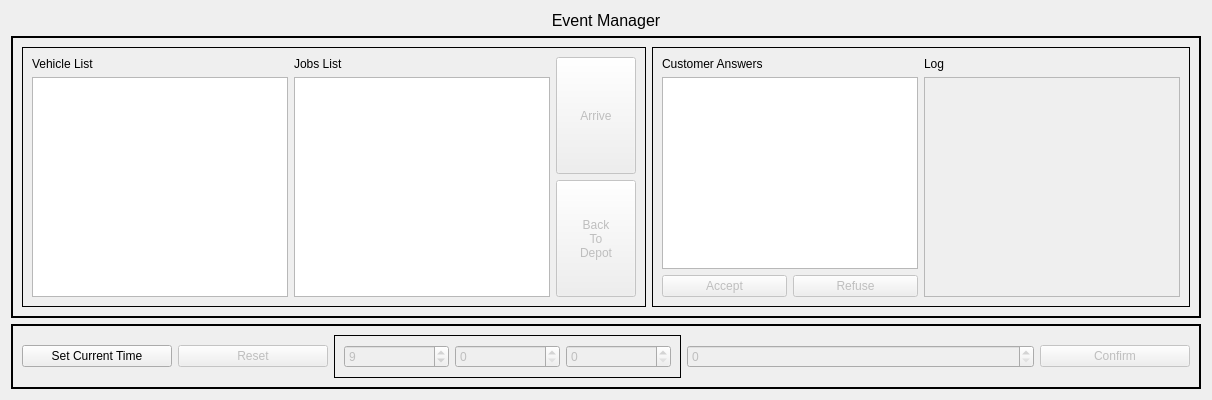
       <widget class="QWidget" name="eventManagerPage">
        <layout class="QVBoxLayout" name="verticalLayout_32">
         <item>
          <layout class="QVBoxLayout" name="verticalLayout_22">
           <item>
            <widget class="QLabel" name="evtManLabel">
             <property name="font">
              <font>
               <pointsize>12</pointsize>
              </font>
             </property>
             <property name="text">
              <string>Event Manager</string>
             </property>
             <property name="alignment">
              <set>Qt::AlignCenter</set>
             </property>
            </widget>
           </item>
           <item>
            <widget class="QFrame" name="frame">
             <property name="frameShape">
              <enum>QFrame::WinPanel</enum>
             </property>
             <layout class="QHBoxLayout" name="horizontalLayout_41">
              <item>
               <widget class="QFrame" name="frame">
                <property name="frameShape">
                 <enum>QFrame::Panel</enum>
                </property>
                <layout class="QHBoxLayout" name="horizontalLayout_55">
                 <item>
                  <layout class="QHBoxLayout" name="horizontalLayout_54">
                   <item>
                    <layout class="QVBoxLayout" name="verticalLayout_23">
                     <item>
                      <layout class="QHBoxLayout" name="horizontalLayout_37">
                       <item>
                        <widget class="QLabel" name="evtVehTableLabel">
                         <property name="text">
                          <string>Vehicle List</string>
                         </property>
                        </widget>
                       </item>
                      </layout>
                     </item>
                     <item>
                      <widget class="QTableWidget" name="evtVehTableWidget"/>
                     </item>
                    </layout>
                   </item>
                   <item>
                    <layout class="QVBoxLayout" name="verticalLayout_29">
                     <item>
                      <layout class="QHBoxLayout" name="horizontalLayout_38">
                       <item>
                        <widget class="QLabel" name="evtJobsTableLabel">
                         <property name="text">
                          <string>Jobs List</string>
                         </property>
                        </widget>
                       </item>
                      </layout>
                     </item>
                     <item>
                      <widget class="QTableWidget" name="evtJobsTableWidget"/>
                     </item>
                    </layout>
                   </item>
                   <item>
                    <layout class="QVBoxLayout" name="verticalLayout_21">
                     <item>
                      <widget class="QPushButton" name="evtVehArrBtn">
                       <property name="enabled">
                        <bool>false</bool>
                       </property>
                       <property name="sizePolicy">
                        <sizepolicy hsizetype="Minimum" vsizetype="Expanding">
                         <horstretch>0</horstretch>
                         <verstretch>0</verstretch>
                        </sizepolicy>
                       </property>
                       <property name="text">
                        <string>Arrive</string>
                       </property>
                      </widget>
                     </item>
                     <item>
                      <widget class="QPushButton" name="evtVehBTDBtn">
                       <property name="enabled">
                        <bool>false</bool>
                       </property>
                       <property name="sizePolicy">
                        <sizepolicy hsizetype="Minimum" vsizetype="Expanding">
                         <horstretch>0</horstretch>
                         <verstretch>0</verstretch>
                        </sizepolicy>
                       </property>
                       <property name="text">
                        <string>Back
To
Depot</string>
                       </property>
                      </widget>
                     </item>
                    </layout>
                   </item>
                  </layout>
                 </item>
                </layout>
               </widget>
              </item>
              <item>
               <widget class="QFrame" name="frame">
                <property name="frameShape">
                 <enum>QFrame::Panel</enum>
                </property>
                <layout class="QHBoxLayout" name="horizontalLayout_57">
                 <item>
                  <layout class="QHBoxLayout" name="horizontalLayout_56">
                   <item>
                    <layout class="QVBoxLayout" name="verticalLayout_30">
                     <item>
                      <layout class="QHBoxLayout" name="horizontalLayout_52">
                       <item>
                        <widget class="QLabel" name="evtCusAnsTableLabel">
                         <property name="text">
                          <string>Customer Answers</string>
                         </property>
                        </widget>
                       </item>
                      </layout>
                     </item>
                     <item>
                      <widget class="QTableWidget" name="evtCusAnsTableWidget"/>
                     </item>
                     <item>
                      <layout class="QHBoxLayout" name="horizontalLayout_45">
                       <item>
                        <widget class="QPushButton" name="evtCusAnsAcceptBtn">
                         <property name="enabled">
                          <bool>false</bool>
                         </property>
                         <property name="text">
                          <string>Accept</string>
                         </property>
                        </widget>
                       </item>
                       <item>
                        <widget class="QPushButton" name="evtCusAnsRefuseBtn">
                         <property name="enabled">
                          <bool>false</bool>
                         </property>
                         <property name="text">
                          <string>Refuse</string>
                         </property>
                        </widget>
                       </item>
                      </layout>
                     </item>
                    </layout>
                   </item>
                   <item>
                    <layout class="QVBoxLayout" name="verticalLayout_31">
                     <item>
                      <layout class="QHBoxLayout" name="horizontalLayout_53">
                       <item>
                        <widget class="QLabel" name="evtLogTableLabel">
                         <property name="text">
                          <string>Log</string>
                         </property>
                        </widget>
                       </item>
                      </layout>
                     </item>
                     <item>
                      <widget class="QTableWidget" name="evtLogTableWidget">
                       <property name="enabled">
                        <bool>false</bool>
                       </property>
                      </widget>
                     </item>
                    </layout>
                   </item>
                  </layout>
                 </item>
                </layout>
               </widget>
              </item>
             </layout>
            </widget>
           </item>
           <item>
            <widget class="QFrame" name="frame">
             <property name="frameShape">
              <enum>QFrame::WinPanel</enum>
             </property>
             <layout class="QHBoxLayout" name="horizontalLayout_40">
              <item>
               <widget class="QPushButton" name="evtSetCurTimeBtn">
                <property name="sizePolicy">
                 <sizepolicy hsizetype="Fixed" vsizetype="Fixed">
                  <horstretch>0</horstretch>
                  <verstretch>0</verstretch>
                 </sizepolicy>
                </property>
                <property name="minimumSize">
                 <size>
                  <width>150</width>
                  <height>0</height>
                 </size>
                </property>
                <property name="text">
                 <string>Set Current Time</string>
                </property>
               </widget>
              </item>
              <item>
               <widget class="QPushButton" name="evtResetTimeBtn">
                <property name="enabled">
                 <bool>false</bool>
                </property>
                <property name="minimumSize">
                 <size>
                  <width>150</width>
                  <height>0</height>
                 </size>
                </property>
                <property name="maximumSize">
                 <size>
                  <width>150</width>
                  <height>16777215</height>
                 </size>
                </property>
                <property name="text">
                 <string>Reset</string>
                </property>
               </widget>
              </item>
              <item>
               <widget class="QFrame" name="frame">
                <property name="frameShape">
                 <enum>QFrame::Panel</enum>
                </property>
                <layout class="QHBoxLayout" name="horizontalLayout_39">
                 <item>
                  <widget class="QSpinBox" name="evtHourSpBox">
                   <property name="enabled">
                    <bool>false</bool>
                   </property>
                   <property name="maximum">
                    <number>24</number>
                   </property>
                   <property name="value">
                    <number>9</number>
                   </property>
                  </widget>
                 </item>
                 <item>
                  <widget class="QSpinBox" name="evtMinuteSpBox">
                   <property name="enabled">
                    <bool>false</bool>
                   </property>
                   <property name="maximum">
                    <number>60</number>
                   </property>
                  </widget>
                 </item>
                 <item>
                  <widget class="QSpinBox" name="evtSecondSpBox">
                   <property name="enabled">
                    <bool>false</bool>
                   </property>
                   <property name="maximum">
                    <number>60</number>
                   </property>
                  </widget>
                 </item>
                </layout>
               </widget>
              </item>
              <item>
               <widget class="QSpinBox" name="evtSimTimeSpBox">
                <property name="enabled">
                 <bool>false</bool>
                </property>
                <property name="maximum">
                 <number>100000</number>
                </property>
               </widget>
              </item>
              <item>
               <widget class="QPushButton" name="evtConfirmCurTimeBtn">
                <property name="enabled">
                 <bool>false</bool>
                </property>
                <property name="sizePolicy">
                 <sizepolicy hsizetype="Fixed" vsizetype="Fixed">
                  <horstretch>0</horstretch>
                  <verstretch>0</verstretch>
                 </sizepolicy>
                </property>
                <property name="minimumSize">
                 <size>
                  <width>150</width>
                  <height>0</height>
                 </size>
                </property>
                <property name="text">
                 <string>Confirm</string>
                </property>
               </widget>
              </item>
             </layout>
            </widget>
           </item>
          </layout>
         </item>
        </layout>
       </widget>
